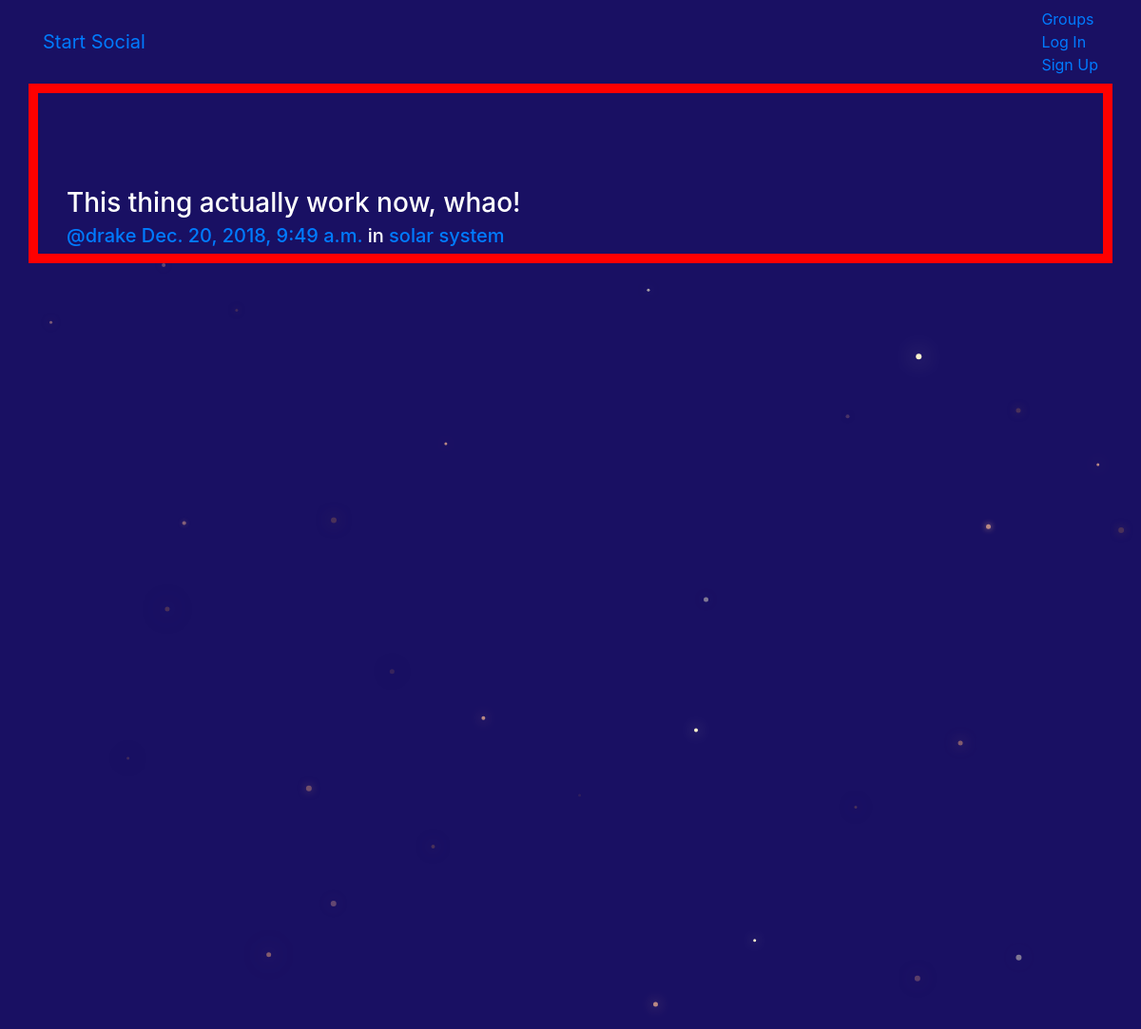
Screenshot of /posts/by/drake/8/ with the database file from the repository.
### posts/models.py (models this page shows, shortened)
class Post(models.Model):
    user = models.ForeignKey(User, related_name ='posts', on_delete=models.CASCADE)
    created_at = models.DateTimeField(auto_now =True)
    message = models.TextField()
    message_html = models.TextField(editable = False)
    group = models.ForeignKey(Group, related_name ='posts', null =True, blank = True, on_delete=models.CASCADE)
    class Meta:
        ordering = ['-created_at']
        unique_together = ['user', 'message']

### groups/models.py (models this page shows, shortened)
class Group(models.Model):
    name = models.CharField(max_length=255, unique = True)
    slug = models.SlugField(allow_unicode=True, unique=True)
    description = models.TextField(blank =True, default = '')
    description_html = models.TextField(editable =False, default = '', blank =True)
    members = models.ManyToManyField(User,through = 'GroupMember')
    class Meta:
        ordering = ['name']

### posts/views.py (the view)
# urls.py: url(r"by/(?P<username>[-\w]+)/(?P<pk>\d+)/$",views.PostDetail.as_view(),name="single"),
class PostDetail(SelectRelatedMixin, generic.DetailView):
    model = models.Post
    select_related = ('user', 'group')
    def get_queryset(self):
        queryset = super().get_queryset()
        return queryset.filter(user__username__iexact=self.kwargs.get('username'))

### posts/templates/posts/post_detail.html
{% extends "posts/post_base.html" %}
{% block post_content %}
    <div class="posts">
        {% include "posts/_post.html" %}
    </div>
{% endblock post_content %}

### posts/templates/posts/_post.html (shortened to what this page needs)
<div class="container">
	<h3 style="color: white;">{{ post.message_html|safe }}</h3>
	<div class="media-body">
		<h5 class="media-heading">
			<span class="username"><a href="{% url 'posts:for_user' username=post.user.username %}">@{{ post.user.username }}</a></span>
			<time class="time"><a href="{% url 'posts:single' username=post.user.username pk=post.pk %}">{{ post.created_at }}</a></time>
			{% if post.group %}
			<span class="group-name" style="color: white;">in <a href="#">{{ post.group.name }}</a></span>
			{% endif %}
		</h5>
	</div>
</div>

### static/simple_social/css/master.css (style rules this page uses)
html, body { height: 100%; width: 100%; overflow: hidden; background: #191063; margin: 0; }

### rows the page displays
Post: message_html "This thing actually work now, whao!", user.username "drake", created_at "Dec. 20, 2018, 9:49 a.m.", group.name "solar system"
